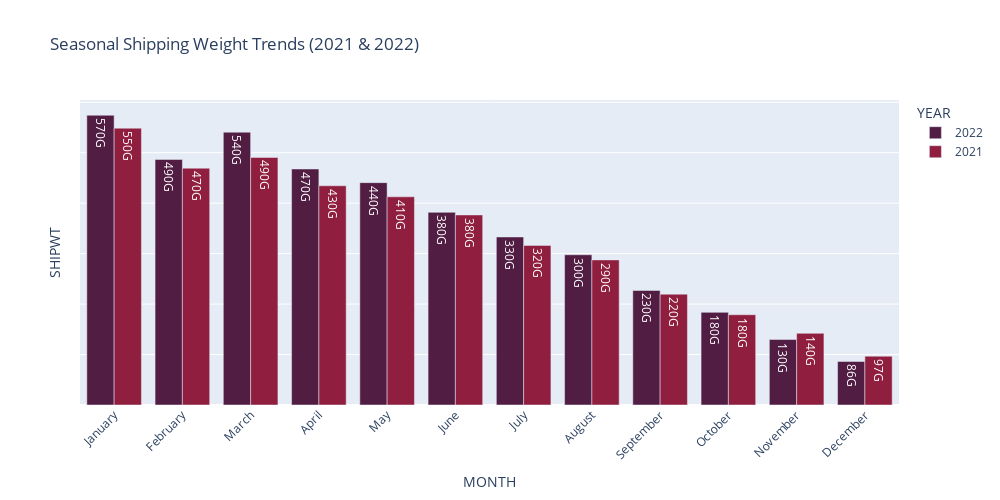

Notebook cell for this chart:
### Code cell
monthly_summary["YEAR"] = monthly_summary["YEAR"].astype(str)

custom_colors = {
    "2021": "#901E3E",
    "2022": "#511D43",
}

month_order = [
    "January", "February", "March", "April", "May", "June",
    "July", "August", "September", "October", "November", "December"
]

fig2 = px.bar(
    monthly_summary,
    x = "MONTH",
    y  = "SHIPWT",
    color = "YEAR",
    barmode = "group",
    title = "Seasonal Shipping Weight Trends (2021 & 2022)",
    category_orders = {"MONTH": month_order},
    color_discrete_map = custom_colors,
    text_auto = ".2s"
)
fig2.update_layout(
    xaxis_tickangle = -45,
    height = 500,
    width = 1000,
    showlegend = True,
    yaxis = dict(
        showticklabels = False)
)

fig2.show()

### Figure 1 — Plotly figure (JSON) as saved in the notebook; plotly's stock layout.template omitted (floating-point values rounded to 4 significant figures)
{"data": [{"alignmentgroup": "True", "hovertemplate": "YEAR=2022<br>MONTH=%{x}<br>SHIPWT=%{y}<extra></extra>", "legendgroup": "2022", "marker": {"color": "#511D43", "pattern": {"shape": ""}}, "name": "2022", "offsetgroup": "2022", "orientation": "v", "showlegend": true, "textposition": "auto", "texttemplate": "%{y:.2s}", "type": "bar", "x": ["November", "August", "July", "October", "April", "January", "June", "September", "February", "March", "May", "December"], "xaxis": "x", "y": [129805747155, 297740834754, 333065421934, 183587422388, 467718794880, 574216974370, 381816687984, 226967919805, 486609649956, 540637216460, 440663499036, 86222679966], "yaxis": "y"}, {"alignmentgroup": "True", "hovertemplate": "YEAR=2021<br>MONTH=%{x}<br>SHIPWT=%{y}<extra></extra>", "legendgroup": "2021", "marker": {"color": "#901E3E", "pattern": {"shape": ""}}, "name": "2021", "offsetgroup": "2021", "orientation": "v", "showlegend": true, "textposition": "auto", "texttemplate": "%{y:.2s}", "type": "bar", "x": ["April", "June", "July", "January", "May", "November", "September", "December", "February", "March", "August", "October"], "xaxis": "x", "y": [434452954560, 376657796528, 316289941121, 548601399983, 412589043081, 142046977230, 219716080025, 96743674846, 469312751004, 490608226339, 287544605736, 178879727232], "yaxis": "y"}], "layout": {"barmode": "group", "height": 500, "legend": {"title": {"text": "YEAR"}, "tracegroupgap": 0}, "showlegend": true, "title": {"text": "Seasonal Shipping Weight Trends (2021 & 2022)"}, "width": 1000, "xaxis": {"anchor": "y", "categoryarray": ["January", "February", "March", "April", "May", "June", "July", "August", "September", "October", "November", "December"], "categoryorder": "array", "domain": [0, 1], "tickangle": -45, "title": {"text": "MONTH"}}, "yaxis": {"anchor": "x", "domain": [0, 1], "showticklabels": false, "title": {"text": "SHIPWT"}}}}
